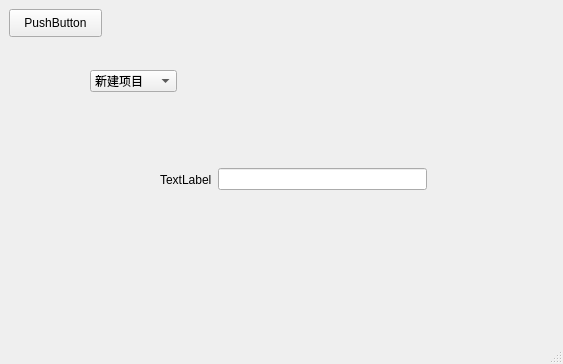
<?xml version="1.0" encoding="UTF-8"?>
<ui version="4.0">
 <class>MainWindow</class>
 <widget class="QMainWindow" name="MainWindow">
  <property name="geometry">
   <rect>
    <x>0</x>
    <y>0</y>
    <width>563</width>
    <height>364</height>
   </rect>
  </property>
  <property name="windowTitle">
   <string>登录界面</string>
  </property>
  <widget class="QWidget" name="centralwidget">
   <widget class="QPushButton" name="pushButton">
    <property name="geometry">
     <rect>
      <x>9</x>
      <y>9</y>
      <width>93</width>
      <height>28</height>
     </rect>
    </property>
    <property name="text">
     <string>PushButton</string>
    </property>
   </widget>
   <widget class="QWidget" name="widget_2" native="true">
    <property name="geometry">
     <rect>
      <x>160</x>
      <y>160</y>
      <width>267</width>
      <height>39</height>
     </rect>
    </property>
    <layout class="QHBoxLayout" name="horizontalLayout_2">
     <item>
      <widget class="QLabel" name="label">
       <property name="text">
        <string>TextLabel</string>
       </property>
      </widget>
     </item>
     <item>
      <widget class="QLineEdit" name="lineEdit"/>
     </item>
    </layout>
   </widget>
   <widget class="QComboBox" name="comboBox">
    <property name="geometry">
     <rect>
      <x>90</x>
      <y>70</y>
      <width>87</width>
      <height>22</height>
     </rect>
    </property>
    <item>
     <property name="text">
      <string>新建项目</string>
     </property>
    </item>
    <item>
     <property name="text">
      <string>新建项目</string>
     </property>
    </item>
    <item>
     <property name="text">
      <string>新建项目</string>
     </property>
    </item>
    <item>
     <property name="text">
      <string>新建项目</string>
     </property>
    </item>
   </widget>
  </widget>
  <widget class="QStatusBar" name="statusbar"/>
  <widget class="QMenuBar" name="menuBar">
   <property name="geometry">
    <rect>
     <x>0</x>
     <y>0</y>
     <width>563</width>
     <height>26</height>
    </rect>
   </property>
  </widget>
 </widget>
 <resources/>
 <connections/>
</ui>
